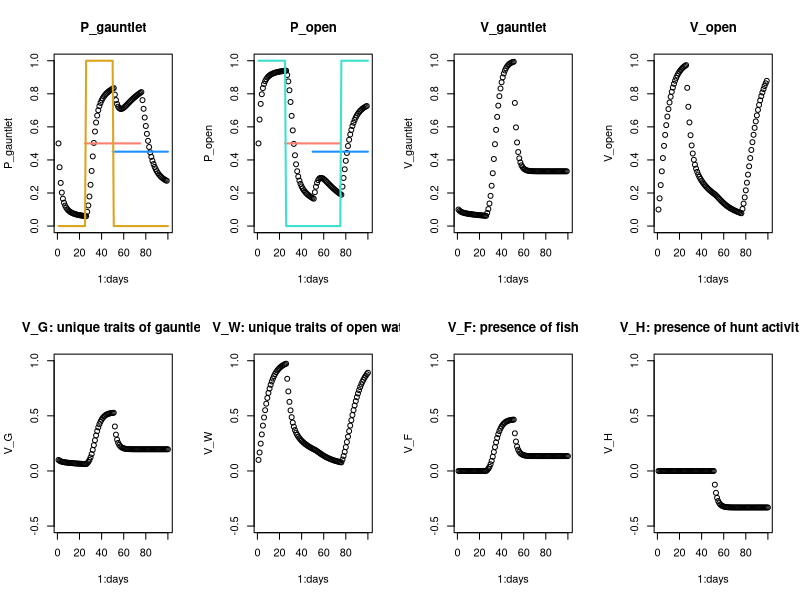

Reproduce this figure in R.
# Rescorla-Wagner via Miller and Shettleworth 2007, 2013
# December 2023

# parameters
days <- 100
salience <- 0.15 # seems to be standard for this model? Can think about later
beta <- 1 # added back but unclear if we'll ever mess with it?

# variables (for now this matches the rectangle example in the 2007 paper)
V_G <- array(dim = days) # geography of gauntlet
V_W <- array(dim = days) # geography of open water
V_F <- array(dim = days, data = rep(0, days)) # presence of salmon
# V_B <- array(dim = days) # some element(s) in common between both
V_H <- array(dim = days) # presence of hunt activity

V_gauntlet <- array(dim = days)
V_open <- array(dim = days)

P_gauntlet <- array(dim = days)
P_open <- array(dim = days)

# stupid little salmon presence/absence by day
# salmon everyday - works great
# salmon <- array(dim = days, data = rep(1, days))
# two salmon pulses
salmon <- array(dim = days, data = c(rep(0, days/4), rep(1, days/4), rep(1, days/4), rep(0, days/4)))
regime <- array(dim = days, data = c(rep(1, days/4), rep(2, days/4), rep(3, days/4), rep(4, days/4)))
lambda_gs <- array(dim = days, data = c(rep(0, days/4), rep(1, days/4), rep(0, days/2)))
lambda_os <- array(dim = days, data = c(rep(1, days/4), rep(0, days/4), rep(0, days/4), rep(1, days/4)))

# start values
V_G[1] <- 0.1
V_W[1] <- 0.1
V_F[1] <- 0
# V_B[1] <- 0.1 # bc something needed to be non-0 I think
V_H[1] <- 0

# loop
for(day in 1:(days-1)) {
  V_gauntlet[day] <- V_G[day] + V_F[day]
  V_open[day] <- V_W[day]
  P_gauntlet[day] <- V_gauntlet[day]/(V_gauntlet[day] + V_open[day])
  P_open[day] <- V_open[day]/(V_gauntlet[day] + V_open[day])
  
  if(regime[day] == 1){ # no fish no hunting
    lambda_g <- 0
    lambda_o <- 1
    V_G[day+1] <- V_G[day] + salience * beta * (lambda_g - (V_G[day] + V_H[day])) * P_gauntlet[day]
    V_W[day+1] <- V_W[day] + salience * beta * (lambda_o - (V_W[day])) * P_open[day]
    V_F[day+1] <- V_F[day]
    V_H[day+1] <- V_H[day]
    
  } else {
    if(regime[day] == 2) { # yes fish no hunting
      lambda_g <- 1
      lambda_o <- 0
      V_G[day+1] <- V_G[day] + salience * beta * (lambda_g - (V_G[day] + V_F[day])) * P_gauntlet[day]
      V_W[day+1] <- V_W[day] + salience * beta * (lambda_o - (V_W[day])) * P_open[day]
      V_F[day+1] <- V_F[day] + salience * beta * (lambda_g - (V_G[day] + V_F[day])) * P_gauntlet[day]
      V_H[day+1] <- V_H[day]
    } else {
      if(regime[day] == 3) { # yes fish yes hunting
        lambda_g <- 0
        lambda_o <- 0
        V_G[day+1] <- V_G[day] + salience * beta * (lambda_g - (V_G[day] + V_F[day] + V_H[day])) * P_gauntlet[day]
        V_W[day+1] <- V_W[day] + salience * beta * (lambda_o - (V_W[day])) * P_open[day]
        V_F[day+1] <- V_F[day] + salience * beta * (lambda_g - (V_G[day] + V_F[day] + V_H[day])) * P_gauntlet[day]
        V_H[day+1] <- V_H[day] + salience * beta * (lambda_g - (V_G[day] + V_F[day] + V_H[day])) * P_gauntlet[day]
      } else { # no fish yes hunting
        lambda_g <- 0
        lambda_o <- 1
        V_G[day+1] <- V_G[day] + salience * beta * (lambda_g - (V_G[day] + V_F[day] + V_H[day])) * P_gauntlet[day]
        V_W[day+1] <- V_W[day] + salience * beta * (lambda_o - (V_W[day])) * P_open[day]
        V_F[day+1] <- V_F[day]
        V_H[day+1] <- V_H[day] + salience * beta * (lambda_g - (V_G[day] + V_F[day] + V_H[day])) * P_gauntlet[day]
      }
    }
  }
  
  # correct P_Ls to 0 or 1 if out of range (MS 2013)
  if(P_gauntlet[day] > 1) {
    P_gauntlet[day] <- 1
  } else {
    if(P_gauntlet[day] < 0) {
      P_gauntlet[day] <- 0
    }
  }
  if(P_open[day] > 1) {
    P_open[day] <- 1
  } else {
    if(P_open[day] < 0) {
      P_open[day] <- 0
    }
  }
  
}
par(mfrow = c(2, 4))
# plot(1:days, salmon, main = "salmon")
plot(1:days, P_gauntlet, main = "P_gauntlet", ylim = c(0, 1))
lines((days/4):(days/4*3), rep(0.5, (days/2) + 1), col = "salmon", lwd = 2) # salmon presence
lines((days/2):days, rep(0.45, (days/2) + 1), col = "dodgerblue", lwd = 2) # hunt presence
lines(1:days, lambda_gs, lwd = 2, col = "goldenrod") # lambda for gauntlet
plot(1:days, P_open, main = "P_open", ylim = c(0, 1))
lines((days/4):(days/4*3), rep(0.5, (days/2) + 1), col = "salmon", lwd = 2)
lines((days/2):days, rep(0.45, (days/2) + 1), col = "dodgerblue", lwd = 2)
lines(1:days, lambda_os, lwd = 2, col = "turquoise") # lambda for open water
plot(1:days, V_gauntlet, main = "V_gauntlet", ylim = c(0, 1))
plot(1:days, V_open, main = "V_open", ylim = c(0, 1))
plot(1:days, V_G, main = "V_G: unique traits of gauntlet", ylim = c(-0.5, 1))
plot(1:days, V_W, main = "V_W: unique traits of open water", ylim = c(-0.5, 1))
plot(1:days, V_F, main = "V_F: presence of fish", ylim = c(-0.5, 1))
plot(1:days, V_H, main = "V_H: presence of hunt activity", ylim = c(-0.5, 1))
#plot(1:days, V_B, main = "V_B: common trait")

